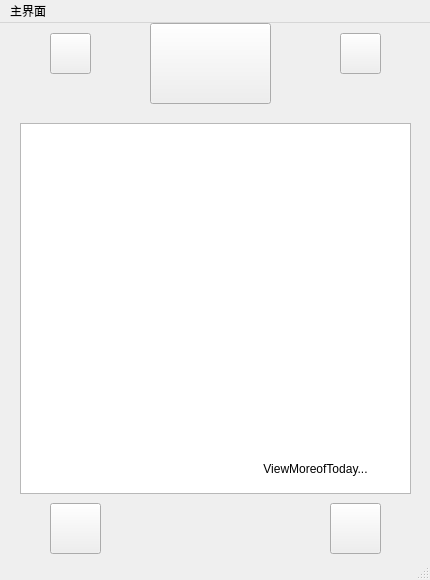
<?xml version="1.0" encoding="UTF-8"?>
<ui version="4.0">
 <class>MainWindow</class>
 <widget class="QMainWindow" name="MainWindow">
  <property name="geometry">
   <rect>
    <x>0</x>
    <y>0</y>
    <width>430</width>
    <height>580</height>
   </rect>
  </property>
  <property name="minimumSize">
   <size>
    <width>430</width>
    <height>580</height>
   </size>
  </property>
  <property name="maximumSize">
   <size>
    <width>430</width>
    <height>580</height>
   </size>
  </property>
  <property name="windowTitle">
   <string>MainWindow</string>
  </property>
  <property name="styleSheet">
   <string notr="true"/>
  </property>
  <widget class="QWidget" name="centralwidget">
   <widget class="QPushButton" name="MainMenu">
    <property name="geometry">
     <rect>
      <x>50</x>
      <y>480</y>
      <width>51</width>
      <height>51</height>
     </rect>
    </property>
    <property name="styleSheet">
     <string notr="true">image: url(:/images/MainMenu1.0.jpeg);</string>
    </property>
    <property name="text">
     <string/>
    </property>
   </widget>
   <widget class="QPushButton" name="Date">
    <property name="geometry">
     <rect>
      <x>330</x>
      <y>480</y>
      <width>51</width>
      <height>51</height>
     </rect>
    </property>
    <property name="styleSheet">
     <string notr="true">image: url(:/images/calendar1.0.jpeg);</string>
    </property>
    <property name="text">
     <string/>
    </property>
   </widget>
   <widget class="QPushButton" name="settingsButton">
    <property name="geometry">
     <rect>
      <x>50</x>
      <y>10</y>
      <width>41</width>
      <height>41</height>
     </rect>
    </property>
    <property name="styleSheet">
     <string notr="true">image: url(:/images/settings1.0.jpeg);</string>
    </property>
    <property name="text">
     <string/>
    </property>
   </widget>
   <widget class="QPushButton" name="Add">
    <property name="geometry">
     <rect>
      <x>340</x>
      <y>10</y>
      <width>41</width>
      <height>41</height>
     </rect>
    </property>
    <property name="styleSheet">
     <string notr="true">image: url(:/images/add.jpeg);</string>
    </property>
    <property name="text">
     <string/>
    </property>
   </widget>
   <widget class="QListWidget" name="list_of_Issues">
    <property name="geometry">
     <rect>
      <x>20</x>
      <y>100</y>
      <width>391</width>
      <height>371</height>
     </rect>
    </property>
   </widget>
   <widget class="QPushButton" name="ViewMoreButton">
    <property name="geometry">
     <rect>
      <x>240</x>
      <y>430</y>
      <width>151</width>
      <height>32</height>
     </rect>
    </property>
    <property name="styleSheet">
     <string notr="true">border:none;</string>
    </property>
    <property name="text">
     <string>ViewMoreofToday...</string>
    </property>
   </widget>
   <widget class="QPushButton" name="pushButton">
    <property name="geometry">
     <rect>
      <x>150</x>
      <y>0</y>
      <width>121</width>
      <height>81</height>
     </rect>
    </property>
    <property name="styleSheet">
     <string notr="true">image: url(:/images/9amgxtlb.png);</string>
    </property>
    <property name="text">
     <string/>
    </property>
   </widget>
  </widget>
  <widget class="QMenuBar" name="menubar">
   <property name="geometry">
    <rect>
     <x>0</x>
     <y>0</y>
     <width>430</width>
     <height>17</height>
    </rect>
   </property>
   <widget class="QMenu" name="menu">
    <property name="title">
     <string>主界面</string>
    </property>
   </widget>
   <addaction name="menu"/>
  </widget>
  <widget class="QStatusBar" name="statusbar"/>
 </widget>
 <resources/>
 <connections/>
</ui>
